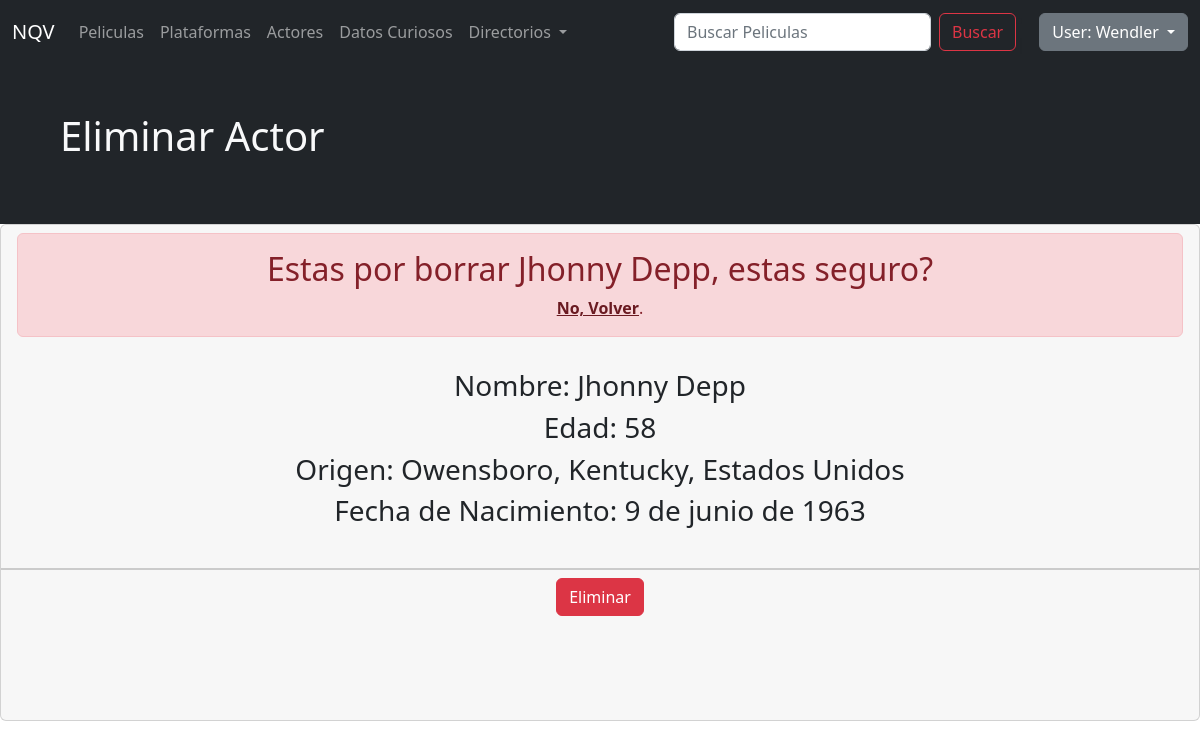
The app's page /AppNQV/actores-borrar/1/ (signed in), older data.
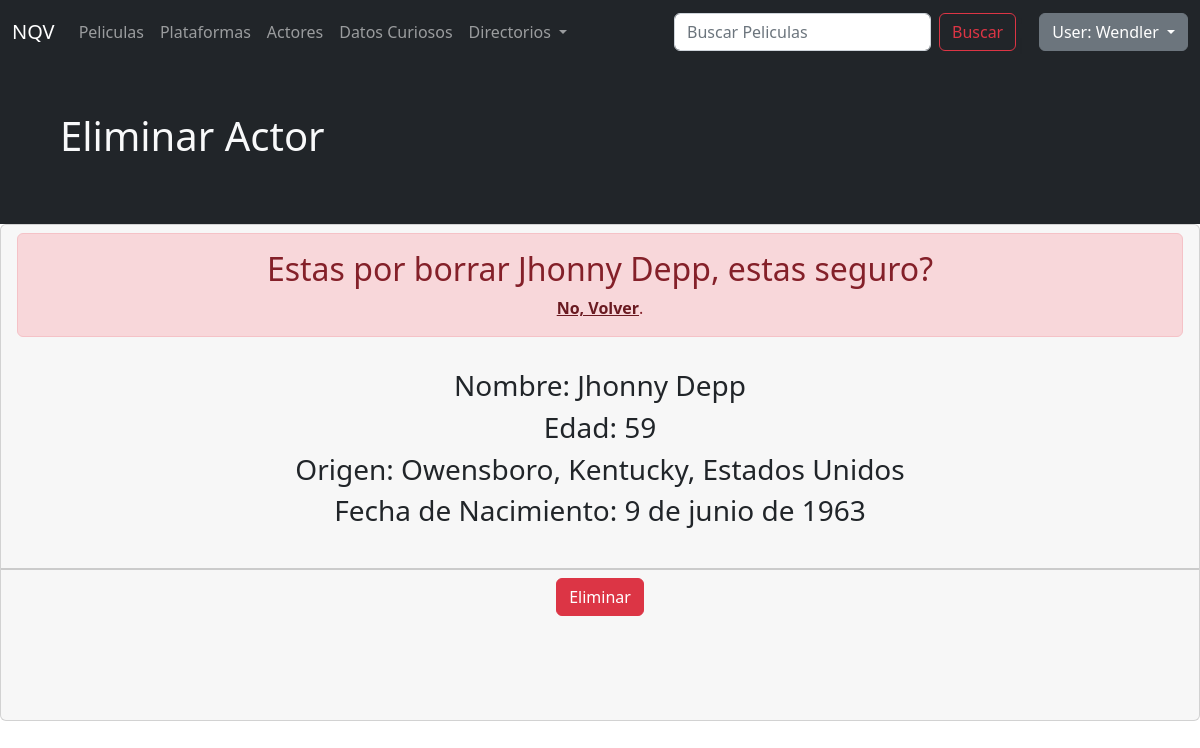
The same page, newer data.
### AppNQV/models.py (models this page shows)
class Actores(models.Model):
    nombre= models.CharField(max_length=40,blank=True, null=True)
    apellido= models.CharField(max_length=40, blank=True, null=True)
    edad= models.IntegerField(blank=True, null=True)
    origen= models.CharField(max_length=40, blank=True, null=True)
    fechaDeNacimiento= models.DateField(blank=True, null=True, verbose_name= 'Fecha de Nacimiento')
    imagen_actores= models.ImageField(upload_to= 'actores', blank=True, null=True, verbose_name= 'Imagen Actores')
    class Meta:
        verbose_name= 'actor'
        verbose_name_plural= 'actores'

### AppNQV/views.py (the view, shortened to what this page needs)
# urls.py: path('actores-borrar/<int:pk>/', Delete_actores.as_view(), name= 'BorrarActor'),
class Delete_actores(LoginRequiredMixin, DeleteView):
    model= Actores
    template_name= 'actores/actoresBorrar.html'

### templates/actores/actoresBorrar.html (shortened to what this page needs)
{% extends "padre.html" %}
{% load static %}
{% block contenidoQueCambia %}
<section class="bg-dark text-light p-5">
    <div class="container">
        <h1>Eliminar Actor</h1>
    </div>
</section>
{% if actores %}
<div class="card text-center">
    <div class="card-header">
        <div class="alert alert-danger" role="alert">
            <h2>Estas por borrar {{actores.nombre}} {{actores.apellido}}, estas seguro?</h2>
            <a href="/AppNQV/actores" class="alert-link">No, Volver</a>.
        </div>
        <div class="card-body">
            <h3 class="card-title">Nombre: {{actores.nombre}} {{actores.apellido}}</h3>
            <h3 class="card-text">Edad: {{actores.edad}}</h3>
            <h3 class="card-text">Origen: {{actores.origen}}</h3>
            <h3 class="card-text">Fecha de Nacimiento: {{actores.fechaDeNacimiento}}</h3>
        </div>
    </div>
    <div class="card-footer text-muted">
        <form method = "POST">
            <button class="btn btn-danger" type="submit">Eliminar</button>
        </form>
{%endif%}
{% endblock %}

Row changes from the older to the newer data that the page shows:
changed Actores "Jhonny": edad "58" → "59"
